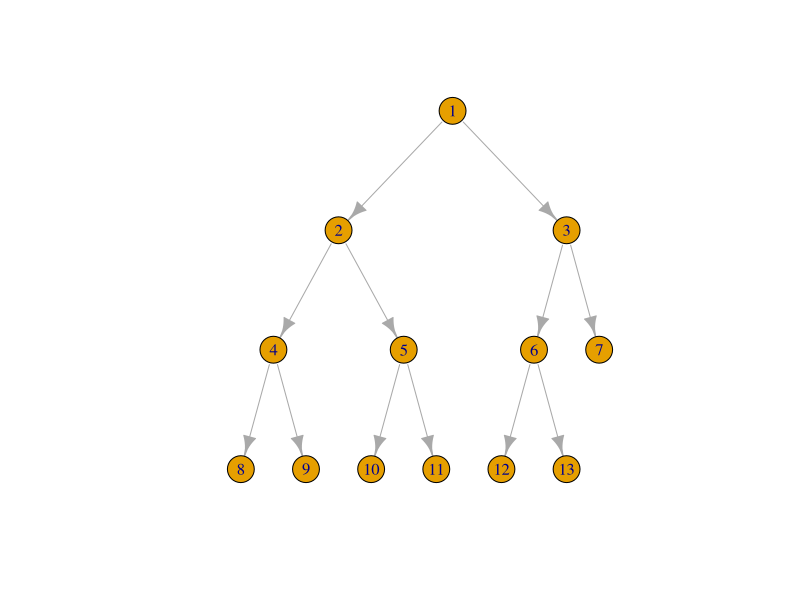
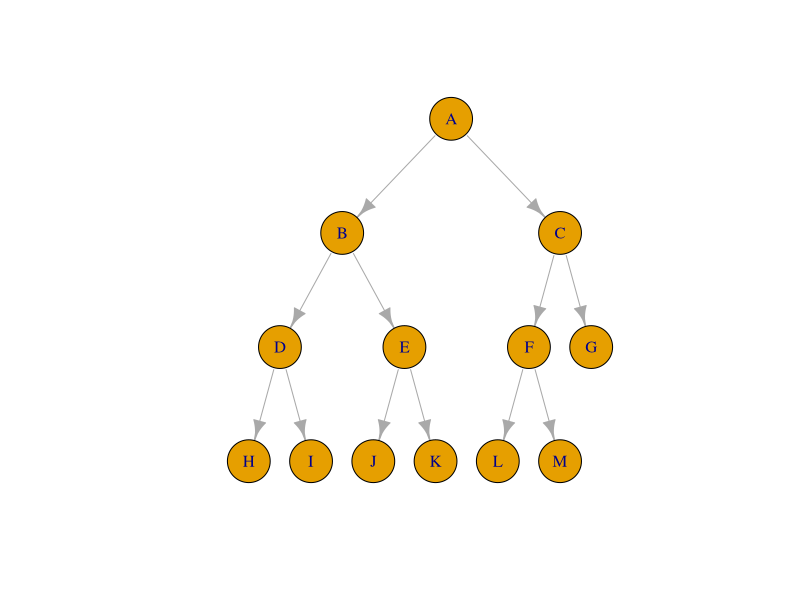
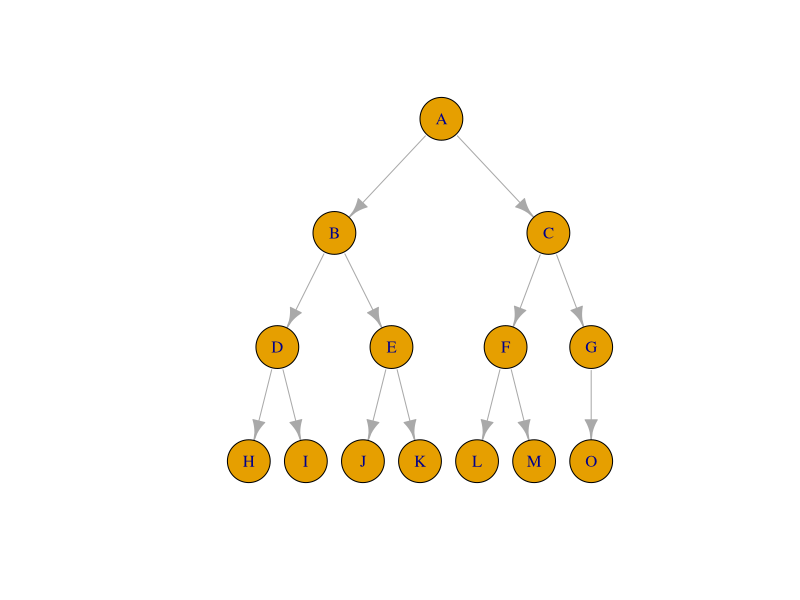
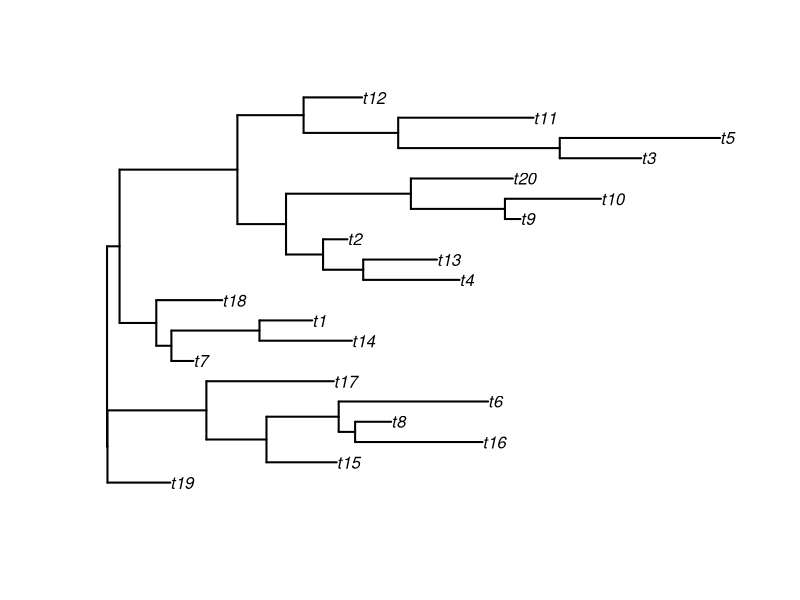
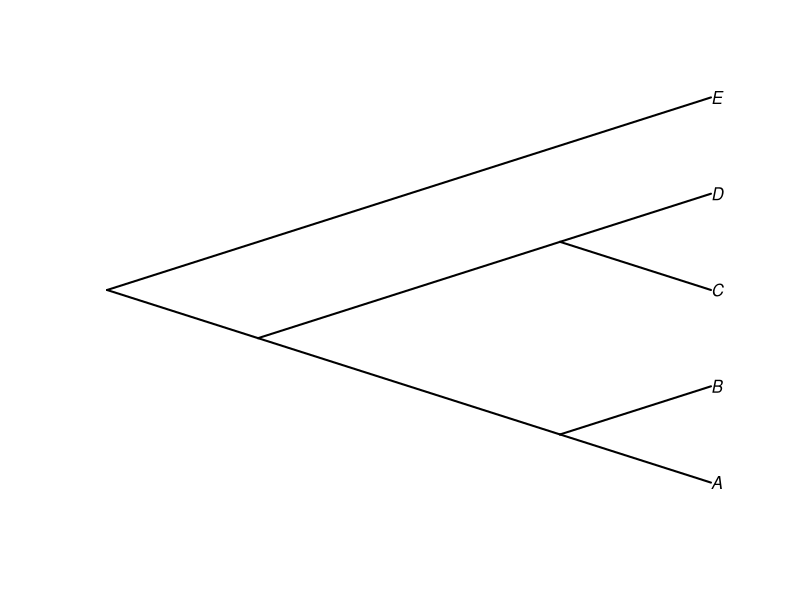

These charts were generated, in order, by the following R code:
##########################
# load libraries
##########################
## load igraph
library(igraph)
## load ape
library(ape)
##########################


G <- graph.tree(n = 13, children = 2)

# let's print it using a tree-specific layout
# (N.B. you must specify the root node)
co <- layout.reingold.tilford(G, params = list(root = 1))
plot(G, layout = co)

G <- graph.tree(n = 13, children = 2)

#add names to vertex (just assign a upper-case letter to each)
V(G)$name <- LETTERS[1:length(V(G))]

# plot (1)
lay <- layout.reingold.tilford(G, params = list(root = 'A'))
plot(G, layout = lay, vertex.size = 25)

# add a vertex 'O', then a new edge 'G' --> 'O'
G <- G + vertices('O')
G <- G + edge('G', 'O')

# plot again (2)
lay <- layout.reingold.tilford(G, params = list(root = 'A'))
plot(G, layout = lay, vertex.size = 25)


#Plot tree lateraly

## simulate a phylogeny
##########################
tree <- rtree(n = 20)
plot(tree, edge.width = 2)

#Plot tree with lines
##########################
tree <- read.tree(text = "(((A,B),(C,D)),E);")
plot(tree, type = "cladogram", edge.width = 2)




